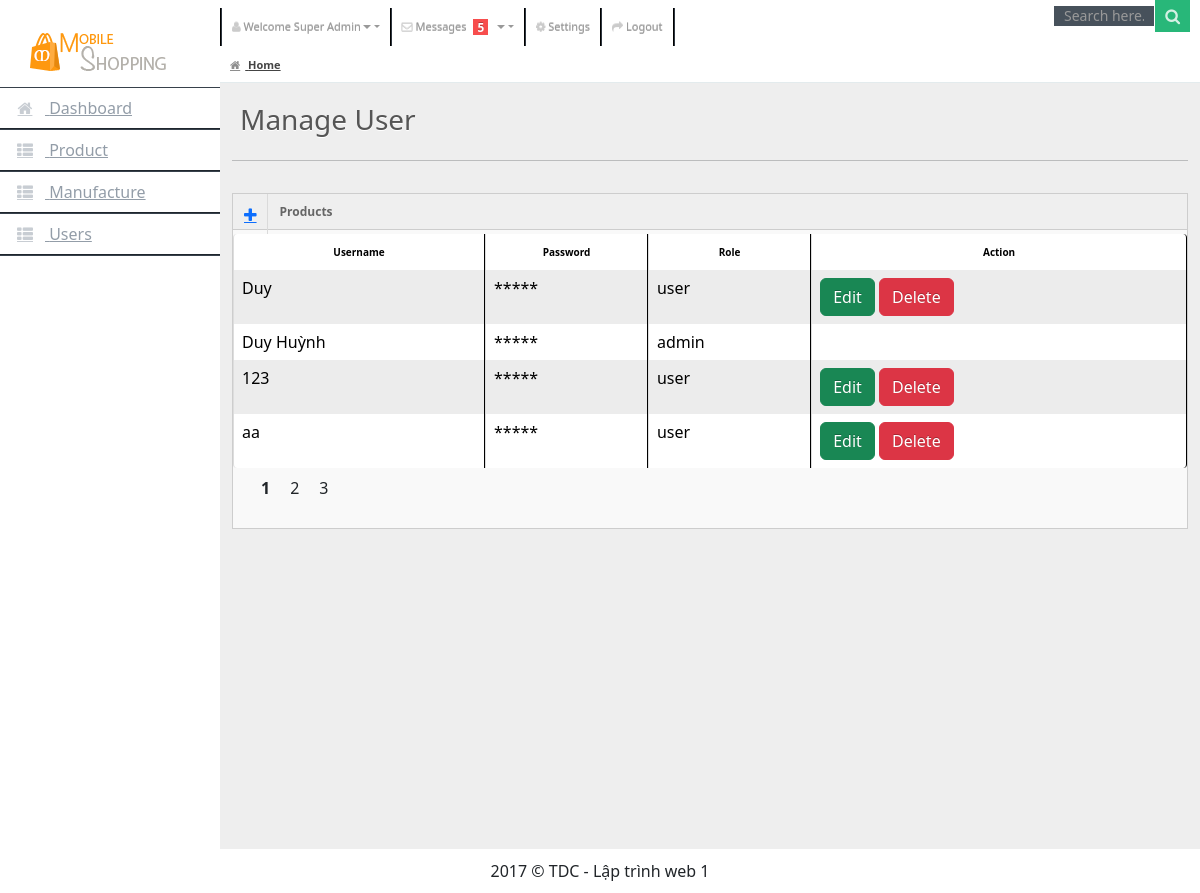
/admin/users.php (signed in), run on the app's committed database.
### tables this page shows
CREATE TABLE `users` (
  `id` int(11) NOT NULL,
  `username` varchar(100) NOT NULL,
  `password` varchar(255) NOT NULL,
  `email` varchar(255) DEFAULT NULL,
  `role` int(11) DEFAULT 0,
  `created_at` timestamp NOT NULL DEFAULT current_timestamp()
);

### admin/models/db.php (called while the page is built)
<?php
class Db
{
    public static $connection;
    public function __construct()
    {
        if (!self::$connection) {
            self::$connection = new mysqli(DB_HOST, DB_USER, DB_PASSWORD, DB_NAME,PORT);
            self::$connection->set_charset(DB_CHARSET);
        }
        return self::$connection;
    }
}

### admin/models/user.php (called while the page is built, shortened)
<?php
class User extends Db {
    public function getAllUser() {
        $sql = self::$connection->prepare("SELECT * FROM users ORDER BY created_at DESC");
        $sql->execute();
        $items = $sql->get_result()->fetch_all(MYSQLI_ASSOC);
        return $items;
    }
}
?>

### admin/users.php (the view, shortened to what this page needs)
<?php
include "header.php";
include "sidebar.php";
?>
<div id="content">
    <div id="content-header">
        <div id="breadcrumb"> <a href="index.html" title="Go to Home" class="tip-bottom current"><i
                    class="icon-home"></i> Home</a></div>
        <h1>Manage User</h1>
    </div>
    <div class="container-fluid">
        <hr>
        <div class="row-fluid">
            <div class="span12">
                <div class="widget-box">
                    <div class="widget-title"> <span class="icon"><a href="form.html"> <i class="icon-plus"></i>
                            </a></span>
                        <h5>Products</h5>
                    </div>
                    <div class="widget-content nopadding">
                        <table class="table table-bordered
                                   table-striped">
                            <thead>
                                <tr>
                                    <th>Username</th>
                                    <th>Password</th>
                                    <th>Role</th>
                                    <th>Action</th>
                                </tr>
                            </thead>
                            <tbody>
                                <?php foreach ($getAllItem = $user->getAllUser() as $values) {
                                    $quyen = "user";
                                    if ($values['role'] === 1) {
                                        $quyen = "admin";
                                    }
                                    ?>
                                    <tr class="">
                                        <td><?php echo $values['username']; ?></td>
                                        <td>*****</td>
                                        <td><?php echo $quyen ?></td>
                                        <td>
                                            <?php if ($values['role'] != 1) { ?>
                                                <a href="edit.html?id=<?php echo $values['id']; ?>"
                                                    class="btn btn-success btn-mini">Edit</a>
                                            <?php }  ?>
                                            <?php if ($values['role'] != 1) { ?>
                                                <a href="users.php?id=<?php echo $values['id']; ?>"
                                                    class="btn btn-danger btn-mini">Delete</a>
                                            <?php }  ?>
                                        </td>
                                    </tr>
                                <?php } ?>
                            </tbody>
                        </table>
                        <div class="row" style="margin-left: 18px;">
                            <ul class="pagination">
                                <li class="active">1</li>
                                <li>2</li>
                                <li>3</li>
                            </ul>
                        </div>
                    </div>
                </div>
            </div>
        </div>
    </div>
</div>
<?php include "footer.php" ?>

### admin/css/select2.css (style rules this page uses)
ul.pagination li { float: left; }

### admin/css/matrix-style.css (style rules this page uses)
* { outline:none !important; -moz-outline: none !important; }
html, body { height:100% }
body { overflow-x: hidden; margin-top: -10px; font-family: 'Open Sans', sans-serif; font-size:12px; color:#666; }
a { color:#666; }
select, textarea, input[type="text"], input[type="password"], input[type="datetime"], input[type="datetime-local"], input[type="date"], input[type="month"], input[type="time"], input[type="week"], input[type="number"], input[type="email"], input[type="url"], input[type="search"], input[type="tel"], input[type="color"], .uneditable-input, .label, .dropdown-menu, .btn, .well, .progress, .table-bordered, .btn-group > .btn:first-child, .btn-group > .btn:last-child, .btn-group > .btn:last-child, .btn-group > .dropdown-toggle, .alert { border-radius:0px; }
.btn, textarea, input[type="text"], input[type="password"], input[type="datetime"], input[type="datetime-local"], input[type="date"], input[type="month"], input[type="time"], input[type="week"], input[type="number"], input[type="email"], input[type="url"], input[type="search"], input[type="tel"], input[type="color"], .uneditable-input { box-shadow:none; }
.progress, .progress-success .bar, .progress .bar-success, .progress-warning .bar, .progress .bar-warning, .progress-danger .bar, .progress .bar-danger, .progress-info .bar, .progress .bar-info, .btn, .btn-primary { background-image:none; }
hr { border-top-color:#dadada; }
#content { background: none repeat scroll 0 0 #eeeeee; margin-left: 220px; margin-right: 0; padding-bottom: 25px; position: relative; min-height:100%; width: auto; }
#content-header { position: abslute; width: 100%; margin-top: -38px; z-index: 20; }
#content-header h1 { color: #555555; font-size: 28px; font-weight: normal; float: none; text-shadow: 0 1px 0 #ffffff; margin-left: 20px; position: relative; }
#content-header h1, #content-header .btn-group { margin-top: 20px; }
#breadcrumb { background-color: #fff; border-bottom: 1px solid #e3ebed; }
#breadcrumb a { padding: 8px 20px 8px 10px; display: inline-block; background-image: url('../img/breadcrumb.png'); background-position: center right; background-repeat: no-repeat; font-size: 11px; color: #666666; }
#breadcrumb a:last-child { background-image:none; }
#breadcrumb a.current { font-weight: bold; color: #444444; }
#breadcrumb a i { margin-right: 5px; opacity: .6; }
.stat-boxes .peity_bar_good, .stat-boxes .peity_line_good, { color: #459D1C; }
.widget-box { background: none repeat scroll 0 0 #F9F9F9; border-left: 1px solid #CDCDCD; border-top: 1px solid #CDCDCD; border-right: 1px solid #CDCDCD; clear: both; margin-top: 16px; margin-bottom: 16px; position: relative; }
.widget-title, .modal-header, .table th, div.dataTables_wrapper .ui-widget-header { background:#efefef; border-bottom: 1px solid #CDCDCD; height: 36px; }
.widget-title span.icon { padding: 9px 10px 7px 11px; float: left; border-right:1px solid #dadada; }
.widget-title h5 { color: #666; float: left; font-size: 12px; font-weight: bold; padding: 12px; line-height: 12px; margin: 0; }
.widget-content { padding:15px; border-bottom: 1px solid #cdcdcd; }
.table th { height: auto; font-size: 10px; padding: 5px 10px 2px; border-bottom: 0; text-align: center; color: #666666; }
.nopadding { padding: 0 !important; }
.nopadding .table { margin-bottom: 0; }
.nopadding .table-bordered { border: 0; }

### admin/css/matrix-media.css (style rules this page uses)
body { background:#2E363F; }

### admin/header.php (style rules this page uses)
ul.pagination { list-style: none; float: right; }
ul.pagination li.active { font-weight: bold }
ul.pagination li { display: flex; padding: 10px }

### data on the page
users: username "Duy", quyen "user"
users: username "Duy Huỳnh", role "admin"
users: username "123", quyen "user"
users: username "aa", quyen "user"
